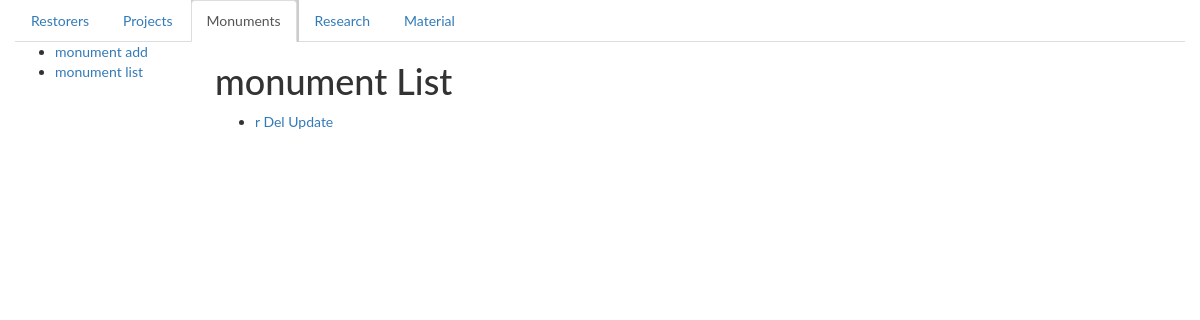
The page /monument/list on the database as committed earlier.
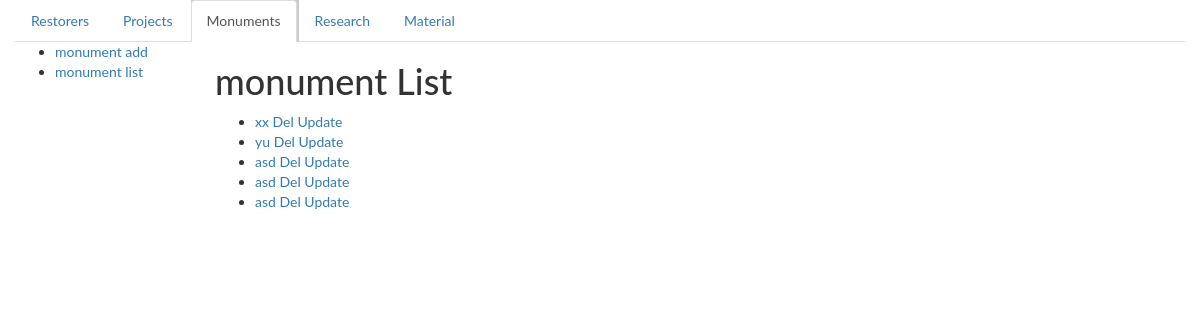
The same page on the database as committed later.
### catalogWeb/models.py (models this page shows)
class Monument(AlbumMixin, models.Model):
    name = models.CharField(max_length=45)
    description = models.CharField(max_length=45)
    date = models.DateField()
    provenance = models.CharField(max_length=45)
    dimensions = models.CharField(max_length=45)
    technique = models.CharField(max_length=45)
    materials = models.ManyToManyField('Material', through='Monument2Material',
                                        blank=True)
    album = models.OneToOneField('album.Album', null=True)
    def __str__(self):
        return '%s' % self.name

### catalogWeb/views/monument.py (the view)
# urls.py: url(r'monument/list', views.monument_list, name='monumentList'),
def monument_list(request):
    monuments = Monument.objects.all()
    context = {
        'monument_list': monuments,
        'tab_name': TAB_NAME,
            }
    return render(request, 'catalogWeb/monument/monument_list.html', context)

### catalogWeb/templates/catalogWeb/monument/monument_list.html
{% extends "base_generic.html" %}
{% block sidebar %}
  <ul class="sidebar-nav">
    <li><a href="{% url 'monumentCreate' %}">monument add</a></li>
    <li><a href="{% url 'monumentList' %}">monument list</a></li>
  </ul>
{% endblock sidebar%}
{% block content %}
    <h1>monument List</h1>
    {% if monument_list %}
    <ul>
      {% for monument in monument_list %}
      <li>
          <a href="{% url 'monumentDetail' monument.id %}"> {{  monument }}</a>
          <a href="{% url 'monumentDelete' monument.id %}"> Del</a>
          <a href="{% url 'monumentUpdate' monument.id %}"> Update</a>
      </li>
      {% endfor %}
    </ul>
    {% else %}
      <p>There are no monuments.</p>
    {% endif %}
{% endblock %}

### catalogWeb/templates/base_generic.html (shortened to what this page needs)
<!DOCTYPE html>
<html lang="en">
<head>
    <link rel="stylesheet" href="https://maxcdn.bootstrapcdn.com/bootstrap/3.3.7/css/bootstrap.min.css">
    {% load static %}
    <link rel="stylesheet" href="{% static 'catalogWeb/css/mystyle.css' %}">
</head>
<body>
<div class="container-fluid" role="navigation">
    <ul class="nav nav-tabs">
        <li role="presentation" class="{% if tab_name == 'restorer' %}active{% endif %}">
            <a href="{% url 'restorerList' %}">Restorers</a>
        </li>
        <li role="presentation" class="{% if tab_name == 'project' %}active{% endif %}">
            <a href="{% url 'projectList' %}">Projects</a>
        </li>
        <li role="presentation" class="{% if tab_name == 'monument' %}active{% endif %}">
            <a href="{% url 'monumentList' %}">Monuments</a>
        </li>
        <li role="presentation" class="{% if tab_name == 'research' %}active{% endif %}">
            <a href="{% url 'researchList' %}">Research</a>
        </li>
        <li role="presentation" class="{% if tab_name == 'material' %}active{% endif %}">
            <a href="{% url 'materialList' %}">Material</a>
        </li>
    </ul>
    <div class="row">
        <div class="col-sm-2">
            {% block sidebar %}{% endblock sidebar %}
        </div>
        <div class="col-sm-10 ">
            {% block content %}{% endblock content %}
        </div>
    </div>
</div>
</body>
</html>

### catalogWeb/static/catalogWeb/css/mystyle.css (style rules this page uses)
body { font-family: "Lato", sans-serif; }
ul.tab li a:focus, .active { background-color: #ccc; }

Rows that differ between the two databases and show on the page:
removed Monument: name "r"
added Monument: name "xx"
added Monument: name "yu"
added Monument: name "asd"
added Monument: name "asd"
added Monument: name "asd"
